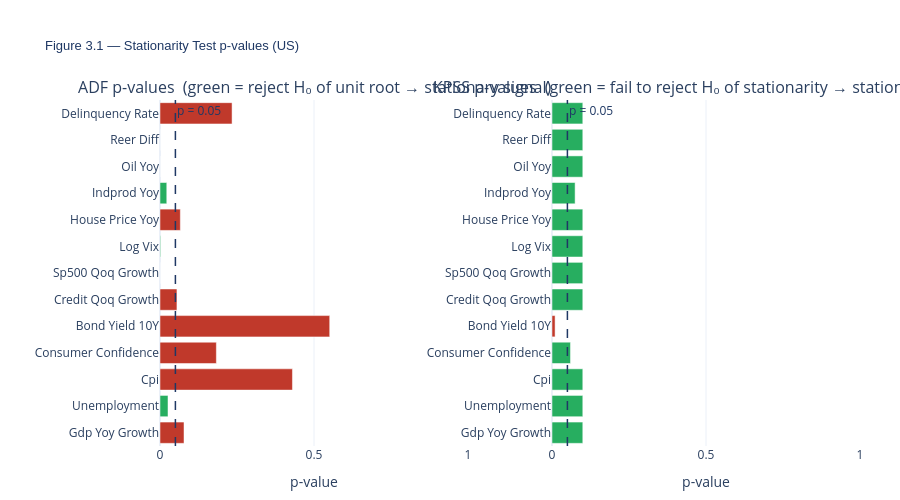

The notebook cell this image was saved under:
### Code cell
# ── 3.3  Dual p-value interactive chart ───────────────────────────────────────
fig = make_subplots(
    rows=1, cols=2,
    subplot_titles=[
        'ADF p-values  (green = reject H₀ of unit root → stationary signal)',
        'KPSS p-values  (green = fail to reject H₀ of stationarity → stationary signal)',
    ],
    horizontal_spacing=0.12,
)

short_names = [v.replace(PREFIX, '').replace('_', ' ').title()
               for v in stat_df['Variable']]

# ADF — green if p < 0.05 (reject unit root)
adf_colors = [GREEN if p < 0.05 else RED for p in stat_df['ADF p']]
fig.add_trace(
    go.Bar(
        x=stat_df['ADF p'],
        y=short_names,
        orientation='h',
        marker_color=adf_colors,
        marker_line_color='white',
        marker_line_width=0.5,
        name='ADF p-value',
        hovertemplate='%{y}<br>ADF p = %{x:.3f}<extra></extra>',
    ),
    row=1, col=1,
)
fig.add_vline(x=0.05, line_dash='dash', line_color=NAVY,
              line_width=1.5, row=1, col=1,
              annotation_text='p = 0.05',
              annotation_font_color=NAVY)

# KPSS — green if p > 0.05 (fail to reject stationarity)
kpss_colors = [GREEN if p > 0.05 else RED for p in stat_df['KPSS p']]
fig.add_trace(
    go.Bar(
        x=stat_df['KPSS p'],
        y=short_names,
        orientation='h',
        marker_color=kpss_colors,
        marker_line_color='white',
        marker_line_width=0.5,
        name='KPSS p-value',
        hovertemplate='%{y}<br>KPSS p = %{x:.3f}<extra></extra>',
    ),
    row=1, col=2,
)
fig.add_vline(x=0.05, line_dash='dash', line_color=NAVY,
              line_width=1.5, row=1, col=2,
              annotation_text='p = 0.05',
              annotation_font_color=NAVY)

fig.update_layout(
    title=dict(
        text=f'Figure 3.1 — Stationarity Test p-values ({COUNTRY})',
        font=dict(size=13, color=NAVY, family='Arial'),
    ),
    template=TEMPLATE,
    height=500,
    showlegend=False,
    margin=dict(t=100, b=40, l=160, r=40),
)
fig.update_xaxes(title_text='p-value', range=[0, 1])
fig.show()

### Figure 1 — Plotly figure (JSON) as saved in the notebook; plotly's stock layout.template omitted (floating-point values rounded to 4 significant figures)
{"data": [{"hovertemplate": "%{y}<br>ADF p = %{x:.3f}<extra></extra>", "marker": {"color": ["#C0392B", "#27AE60", "#C0392B", "#C0392B", "#C0392B", "#C0392B", "#27AE60", "#27AE60", "#C0392B", "#27AE60", "#27AE60", "#27AE60", "#C0392B"], "line": {"color": "white", "width": 0.5}}, "name": "ADF p-value", "orientation": "h", "type": "bar", "x": [0.078, 0.026, 0.43, 0.183, 0.551, 0.055, 0.0, 0.002, 0.066, 0.022, 0.0, 0.0, 0.234], "xaxis": "x", "y": ["Gdp Yoy Growth", "Unemployment", "Cpi", "Consumer Confidence", "Bond Yield 10Y", "Credit Qoq Growth", "Sp500 Qoq Growth", "Log Vix", "House Price Yoy", "Indprod Yoy", "Oil Yoy", "Reer Diff", "Delinquency Rate"], "yaxis": "y"}, {"hovertemplate": "%{y}<br>KPSS p = %{x:.3f}<extra></extra>", "marker": {"color": ["#27AE60", "#27AE60", "#27AE60", "#27AE60", "#C0392B", "#27AE60", "#27AE60", "#27AE60", "#27AE60", "#27AE60", "#27AE60", "#27AE60", "#27AE60"], "line": {"color": "white", "width": 0.5}}, "name": "KPSS p-value", "orientation": "h", "type": "bar", "x": [0.1, 0.1, 0.1, 0.06, 0.01, 0.1, 0.1, 0.1, 0.1, 0.075, 0.1, 0.1, 0.1], "xaxis": "x2", "y": ["Gdp Yoy Growth", "Unemployment", "Cpi", "Consumer Confidence", "Bond Yield 10Y", "Credit Qoq Growth", "Sp500 Qoq Growth", "Log Vix", "House Price Yoy", "Indprod Yoy", "Oil Yoy", "Reer Diff", "Delinquency Rate"], "yaxis": "y2"}], "layout": {"annotations": [{"font": {"size": 16}, "showarrow": false, "text": "ADF p-values  (green = reject H₀ of unit root → stationary signal)", "x": 0.22, "xanchor": "center", "xref": "paper", "y": 1, "yanchor": "bottom", "yref": "paper"}, {"font": {"size": 16}, "showarrow": false, "text": "KPSS p-values  (green = fail to reject H₀ of stationarity → stationary signal)", "x": 0.78, "xanchor": "center", "xref": "paper", "y": 1, "yanchor": "bottom", "yref": "paper"}, {"font": {"color": "#1F3864"}, "showarrow": false, "text": "p = 0.05", "x": 0.05, "xanchor": "left", "xref": "x", "y": 1, "yanchor": "top", "yref": "y domain"}, {"font": {"color": "#1F3864"}, "showarrow": false, "text": "p = 0.05", "x": 0.05, "xanchor": "left", "xref": "x2", "y": 1, "yanchor": "top", "yref": "y2 domain"}], "height": 500, "margin": {"b": 40, "l": 160, "r": 40, "t": 100}, "shapes": [{"line": {"color": "#1F3864", "dash": "dash", "width": 1.5}, "type": "line", "x0": 0.05, "x1": 0.05, "xref": "x", "y0": 0, "y1": 1, "yref": "y domain"}, {"line": {"color": "#1F3864", "dash": "dash", "width": 1.5}, "type": "line", "x0": 0.05, "x1": 0.05, "xref": "x2", "y0": 0, "y1": 1, "yref": "y2 domain"}], "showlegend": false, "title": {"font": {"color": "#1F3864", "family": "Arial", "size": 13}, "text": "Figure 3.1 — Stationarity Test p-values (US)"}, "xaxis": {"anchor": "y", "domain": [0, 0.44], "range": [0, 1], "title": {"text": "p-value"}}, "xaxis2": {"anchor": "y2", "domain": [0.56, 1], "range": [0, 1], "title": {"text": "p-value"}}, "yaxis": {"anchor": "x", "domain": [0, 1]}, "yaxis2": {"anchor": "x2", "domain": [0, 1]}}}
